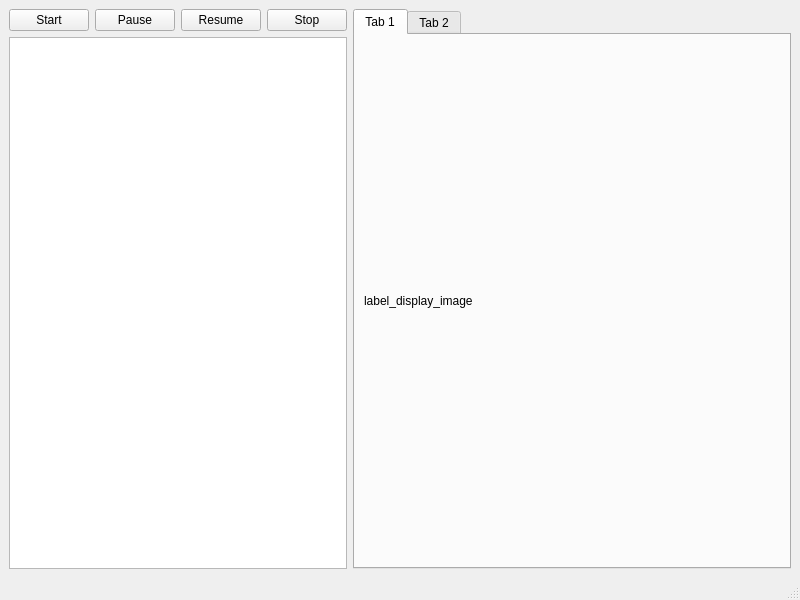
<?xml version="1.0" encoding="UTF-8"?>
<ui version="4.0">
 <class>MainWindow</class>
 <widget class="QMainWindow" name="MainWindow">
  <property name="geometry">
   <rect>
    <x>0</x>
    <y>0</y>
    <width>800</width>
    <height>600</height>
   </rect>
  </property>
  <property name="windowTitle">
   <string>MainWindow</string>
  </property>
  <widget class="QWidget" name="centralwidget">
   <layout class="QGridLayout" name="gridLayout">
    <item row="0" column="0">
     <layout class="QHBoxLayout" name="horizontalLayout_2" stretch="1,10">
      <item>
       <layout class="QVBoxLayout" name="verticalLayout">
        <item>
         <layout class="QHBoxLayout" name="horizontalLayout">
          <item>
           <widget class="QPushButton" name="pushButton_start">
            <property name="text">
             <string>Start</string>
            </property>
           </widget>
          </item>
          <item>
           <widget class="QPushButton" name="pushButton_pause">
            <property name="text">
             <string>Pause</string>
            </property>
           </widget>
          </item>
          <item>
           <widget class="QPushButton" name="pushButton_resume">
            <property name="text">
             <string>Resume</string>
            </property>
           </widget>
          </item>
          <item>
           <widget class="QPushButton" name="pushButton_stop">
            <property name="text">
             <string>Stop</string>
            </property>
           </widget>
          </item>
         </layout>
        </item>
        <item>
         <widget class="QListWidget" name="listWidget"/>
        </item>
       </layout>
      </item>
      <item>
       <widget class="QTabWidget" name="tabWidget">
        <widget class="QWidget" name="tab">
         <attribute name="title">
          <string>Tab 1</string>
         </attribute>
         <layout class="QGridLayout" name="gridLayout_2">
          <item row="0" column="0">
           <widget class="QLabel" name="label_display_image">
            <property name="text">
             <string>label_display_image</string>
            </property>
           </widget>
          </item>
         </layout>
        </widget>
        <widget class="QWidget" name="tab_2">
         <attribute name="title">
          <string>Tab 2</string>
         </attribute>
        </widget>
       </widget>
      </item>
     </layout>
    </item>
   </layout>
  </widget>
  <widget class="QMenuBar" name="menubar">
   <property name="geometry">
    <rect>
     <x>0</x>
     <y>0</y>
     <width>800</width>
     <height>21</height>
    </rect>
   </property>
  </widget>
  <widget class="QStatusBar" name="statusbar"/>
 </widget>
 <resources/>
 <connections/>
</ui>
